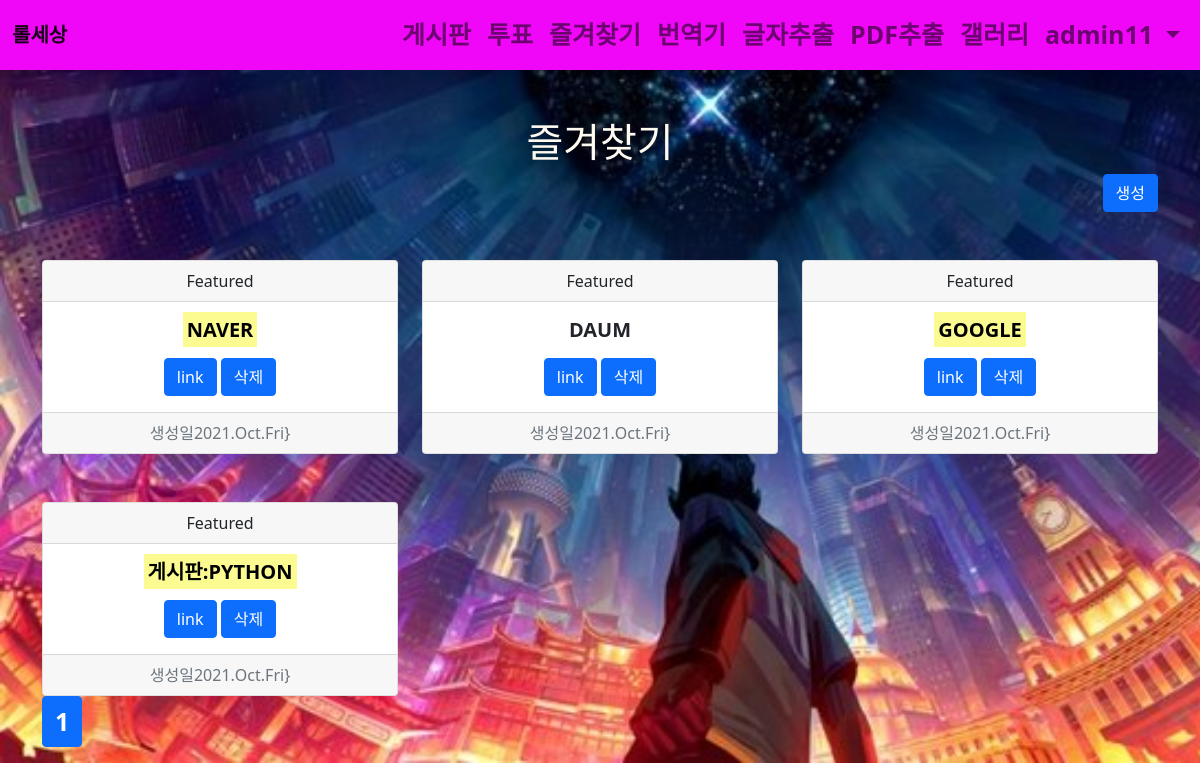
Page /book/ (signed in) on the committed database.
### acc/models.py (models this page shows, shortened)
class User(AbstractUser):
    comment = models.TextField()
    nickname = models.CharField(max_length=30)
    point = models.IntegerField(default=0)
    pic = models.ImageField(upload_to="usr/%y")
    follow=models.ManyToManyField(settings.AUTH_USER_MODEL, blank=True)

### book/models.py (models this page shows)
class Book(models.Model):
    user = models.ForeignKey(User,on_delete=models.CASCADE)
    site_name= models.CharField(max_length=100)
    site_url= models.TextField()
    impo= models.BooleanField(default=False)
    cttime= models.DateTimeField()

### book/views.py (the view)
# urls.py: path('', views.index, name="index"),
def index(request):
    page=request.GET.get('page',1)
    b=request.user.book_set.all()
    pag=Paginator(b,6)
    obj=pag.get_page(page)
    context={
        'blist':obj
    }
    return render(request,"book/index.html",context)

### template/book/index.html (shortened to what this page needs)
{% extends 'base.html'%}
{% block auth %}
<div class="container mt-5">
    <h1 class="text-center" style="color: floralwhite ;" font-weight: bold;">즐겨찾기</h1>
   <div class="text-end"> <a href="{% url "book:create"%}" class="btn btn-primary">생성</a></div>
    <div class="row ">
        {% for i in blist %}
            <div class="col-lg-4 mt-5">
                <div class="card text-center">
                    <div class="card-header">
                        Featured
                    </div>
                    <div class="card-body">
                        {% if i.impo %}
                        <h5 class="card-title mb-3 "><mark style="background-color: rgb(247, 247, 17,0.455);"><b>{{i.site_name|upper}}</b></mark></h5>
                        {% else %}
                        <h5 class="card-title mb-3 "><b>{{i.site_name|upper}}</b></h5>
                        {% endif %}
                        <a href="{{i.site_url}}" class="btn btn-primary">link</a>
<button type="button" class="btn btn-primary" data-bs-toggle="modal" data-bs-target="#exampleModal{{i.id}}">
    삭제
</button>
                    </div>
                    <div class="card-footer text-muted">
                        생성일{{i.cttime | date:'Y.M.D'}}}
                    </div>
                </div>
            </div>
        {% endfor %}
    </div>
    <nav aria-label="Page navigation example">
        <ul class="pagination">
          {% for i in blist.paginator.page_range %}
          <li class="page-item {% if blist.number == i %}active{% endif %}"><a class="page-link " href="{% url 'book:index' %}?page={{i}}">{{i}}</a></li>
          {% endfor %}
        </ul>
      </nav>
</div>
{% endblock %}

### template/base.html (shortened to what this page needs)
<!doctype html>
<html lang="en">
    <head>
        <link href="https://cdn.jsdelivr.net/npm/bootstrap@5.1.3/dist/css/bootstrap.min.css" rel="stylesheet">
    </head>
    <body>
    {% if user.is_authenticated %}
    <nav class="navbar navbar-expand-lg navbar-light" style="background-color: rgb(240, 7, 248);">
        <div class="container-fluid" style="font-size: 20px; font-weight: bold;">
            <a class="navbar-brand" href="{% url 'gallery:index' %}">롤세상</a>
            <div class="collapse navbar-collapse" id="navbarSupportedContent">
                <ul class="navbar-nav ms-auto mb-2 mb-lg-0">
                    <li class="nav-item">
                        <a class="nav-link" href="{% url 'board:index' %}">게시판</a>
                    </li>
                    <li class="nav-item">
                        <a class="nav-link" href="{% url 'vote:index' %}">투표</a>
                    </li>
                    <li class="nav-item">
                        <a class="nav-link" href="{% url 'book:index' %}">즐겨찾기</a>
                    </li>
                    <li class="nav-item">
                        <a class="nav-link" href="{% url 'trans:index' %}">번역기</a>
                    </li>
                    <li class="nav-item">
                        <a class="nav-link" href="{% url 'tesr:index' %}">글자추출</a>
                    </li>
                    <li class="nav-item">
                        <a class="nav-link" href="{% url 'tract:index' %}">PDF추출</a>
                    </li>
                    <li class="nav-item">
                        <a class="nav-link" href="{% url 'gallery:index' %}">갤러리</a>
                    </li>
                    <li class="nav-item dropdown">
                        <a class="nav-link dropdown-toggle" href="#" id="navbarDropdown" role="button" data-bs-toggle="dropdown" aria-expanded="false">
                        {{ user.username }}
                        </a>
                    </li>
                </ul>
            </div>
        </div>
    </nav>
    {% block auth %}
    {% endblock %}
    {% endif %}
    </body>
</html>

### template/base.html (style rules this page uses)
body { background-image:url(/media/롤.jpg) ; background-repeat: no-repeat; background-size: cover; }
a { font-weight: bold; font-size: 25px; font-style: normal; }

### rows in the picture
User: username "admin11"
Book: site_name "NAVER", cttime "2021.Oct.Fri"
Book: site_name "DAUM", cttime "2021.Oct.Fri"
Book: site_name "GOOGLE", cttime "2021.Oct.Fri"
Book: site_name "게시판:PYTHON", cttime "2021.Oct.Fri"

### other values in the picture
{{ i }} "1"
